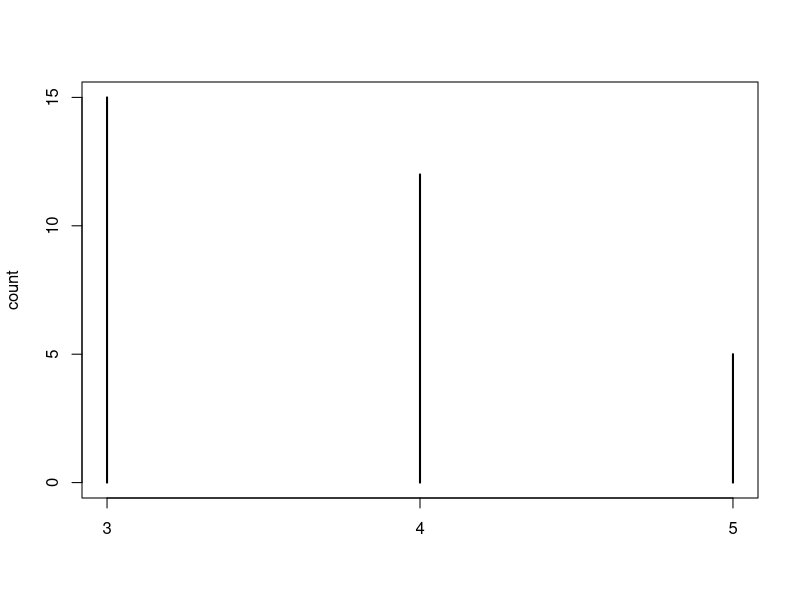
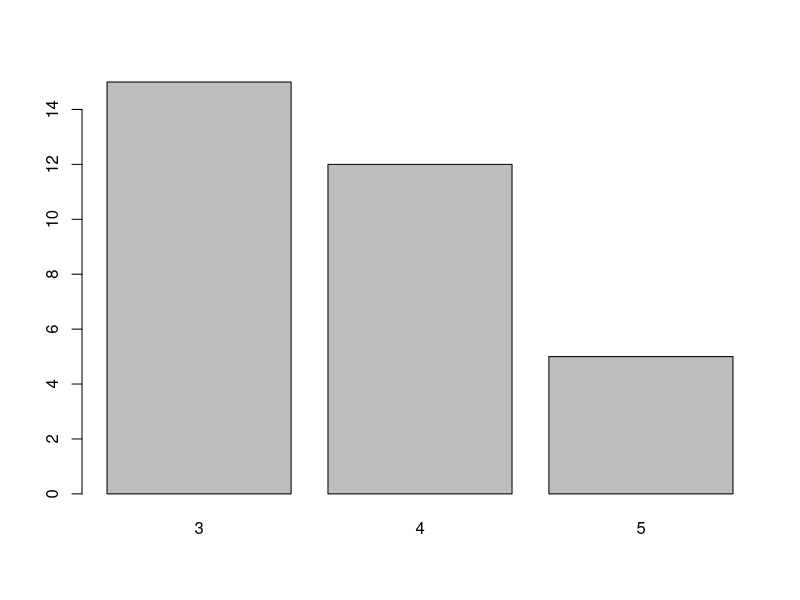
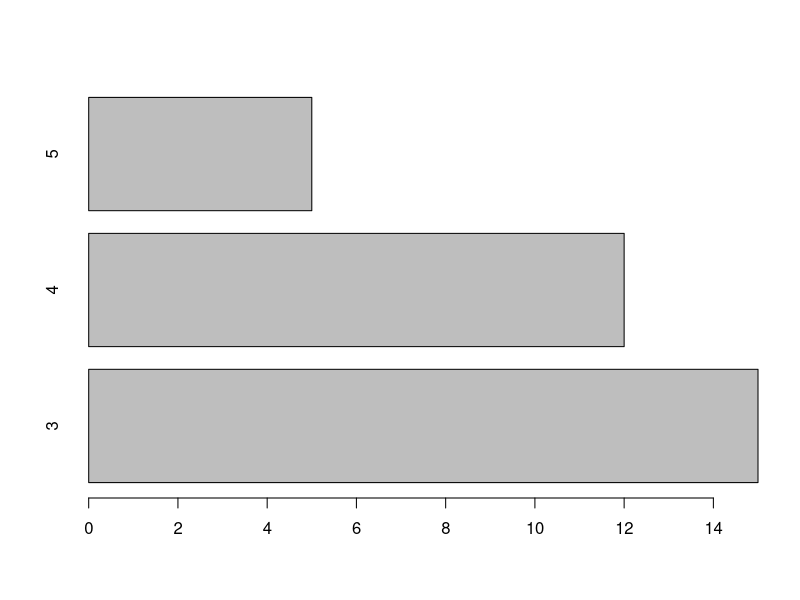

The R script that drew these images, in order: (Note: this script raises an error after producing the figures.)
# Data visualization
count<-table(mtcars$gear)
View(count)
plot(count)
barplot(count)
barplot(count, horiz=TRUE)

BARPLOT(count, main="Sample bar plot",
        xlab = "Improvement",
        ylab = "Frequency",
        legend = rownames(count),
        col=c("red","yellow","green"))
pie(count)

salary<-read.csv("Salary_Data.csv")
View(salary)

library(ggplot2)
ggplot(salary,aes(x=Experience,y=Salary))+geom_point()
ggplot(salary,aes(x=Experience,y=Salary))+geom_line()
ggplot(salary,aes(x=Experience,y=Salary))+geom_boxplot()
